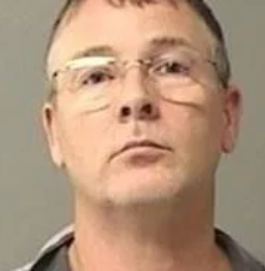
#> input picture test_images/1.png, 265 x 271 px, found by its file name
$ jupyter execute --allow-errors Age_and_Gender_Detection.ipynb   (shell and % lines are left out)
#> lines starting #> are read from the running program, lines starting #| are printed output that depends on the picture
1. Mount Google Drive and Unzip Dataset

[cell 1]
from google.colab import drive
drive.mount('/content/drive')

2. Install Necessary Packages

3. Import Libraries

[cell 2]
import cv2
import numpy as np
import tensorflow as tf
from tensorflow.keras.models import Sequential
from tensorflow.keras.layers import Conv2D, MaxPooling2D, Flatten, Dense, Dropout
from tensorflow.keras.preprocessing.image import img_to_array
from sklearn.model_selection import train_test_split
from sklearn.preprocessing import LabelEncoder
from sklearn.metrics import classification_report, accuracy_score
import os
from glob import glob
import random
import matplotlib.pyplot as plt
import seaborn as sns
import cv2
import numpy as np
import tensorflow as tf
from tensorflow.keras.models import Sequential
from tensorflow.keras.layers import Conv2D, MaxPooling2D, Flatten, Dense, Dropout
from sklearn.model_selection import train_test_split
from sklearn.preprocessing import LabelEncoder
from sklearn.metrics import classification_report, accuracy_score
import os
from glob import glob
import random
import matplotlib.pyplot as plt
import seaborn as sns

4. Set Random Seed for Reproducibility

[cell 3]
random.seed(42)
np.random.seed(42)
tf.random.set_seed(42)
#> (this line was passed over: tensorflow is not available in this run)

5. Load Pre-trained Model for Face Detection

[cell 4]
# Download the Haar Cascade classifier XML file

# Load Pre-trained Model for Face Detection
face_cascade = cv2.CascadeClassifier(cv2.data.haarcascades + 'haarcascade_frontalface_default.xml')

6. Define Labels for Age and Gender

[cell 5]
age_labels = ['(0-2)', '(4-6)', '(8-12)', '(15-20)', '(25-32)', '(38-43)', '(48-53)', '(60-100)']
gender_labels = ['Male', 'Female']

7. Function to Prepare the Image

[cell 6]
def prepare_image(image_path):
    image = cv2.imread(image_path)
#> image is the input picture: shape (271, 265, 3); mean B, G, R 121.8, 146.3, 176.4
    gray = cv2.cvtColor(image, cv2.COLOR_BGR2GRAY)
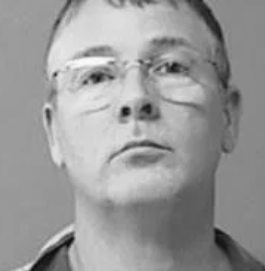
#> gray: shape (271, 265); min 9, max 251, mean 152.5
    faces = face_cascade.detectMultiScale(gray, scaleFactor=1.1, minNeighbors=5, minSize=(30, 30))
#> faces = [[45, 5, 180, 180]]
    if len(faces) == 0:
        return None, None

    for (x, y, w, h) in faces:
        face = image[y:y+h, x:x+w]
        face = cv2.resize(face, (224, 224))
        face = face.astype("float") / 255.0
        face = img_to_array(face)
        face = np.expand_dims(face, axis=0)
        return face, image
#> this loop made 1 pass
#> pass 1, in prepare_image, `face = image[y:y+h, x:x+w]`:
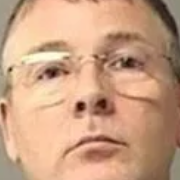
#> face: shape (180, 180, 3); mean B, G, R 130.2, 159.5, 201.7

    return None, None

$ run again, with test_images/2.png copied over test_images/1.png
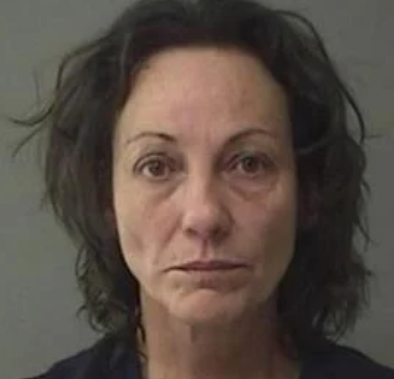
#> input picture test_images/2.png, 394 x 379 px, found by its file name
#> in prepare_image, image is the input picture: shape (379, 394, 3); mean B, G, R 69, 77.6, 89.4
#> in prepare_image, `gray = cv2.cvtColor(image, cv2.COLOR_BGR2GRAY)`:
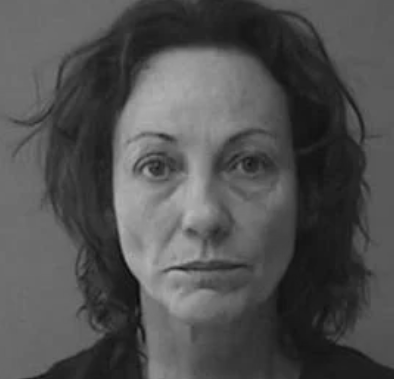
#> gray: shape (379, 394); min 10, max 184, mean 80.2
#> faces = [[77, 66, 250, 250]]
#> the loop in prepare_image, `for (x, y, w, h) in faces:` made 1 pass
#> pass 1, in prepare_image, `face = image[y:y+h, x:x+w]`:
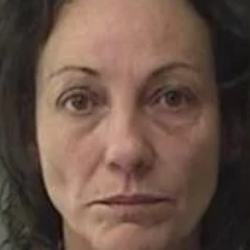
#> face: shape (250, 250, 3); mean B, G, R 70.8, 82.3, 105.8

$ run again, with test_images/4.png copied over test_images/1.png
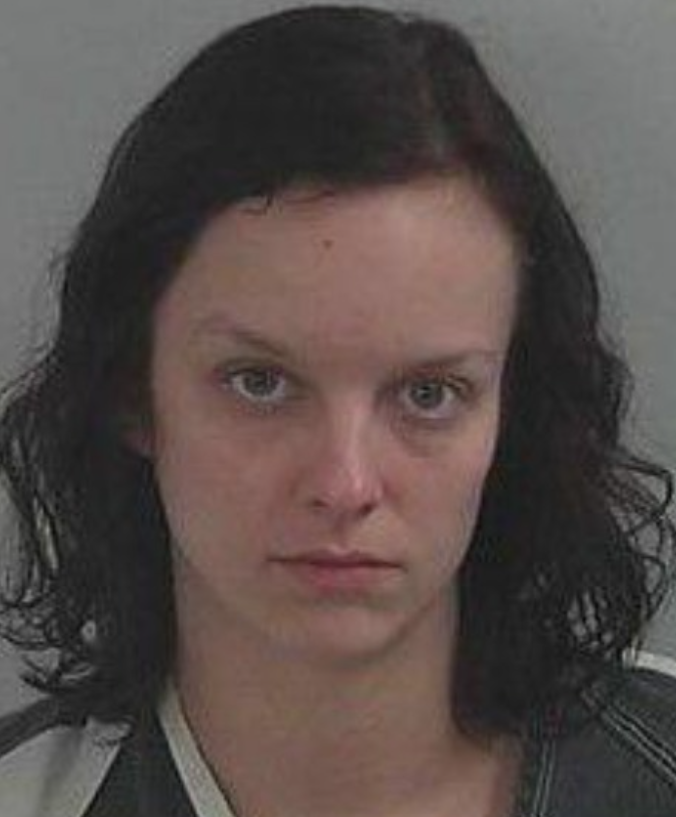
#> input picture test_images/4.png, 676 x 817 px, found by its file name
#> in prepare_image, image is the input picture: shape (817, 676, 3); mean B, G, R 73.6, 76.7, 87
#> in prepare_image, `gray = cv2.cvtColor(image, cv2.COLOR_BGR2GRAY)`:
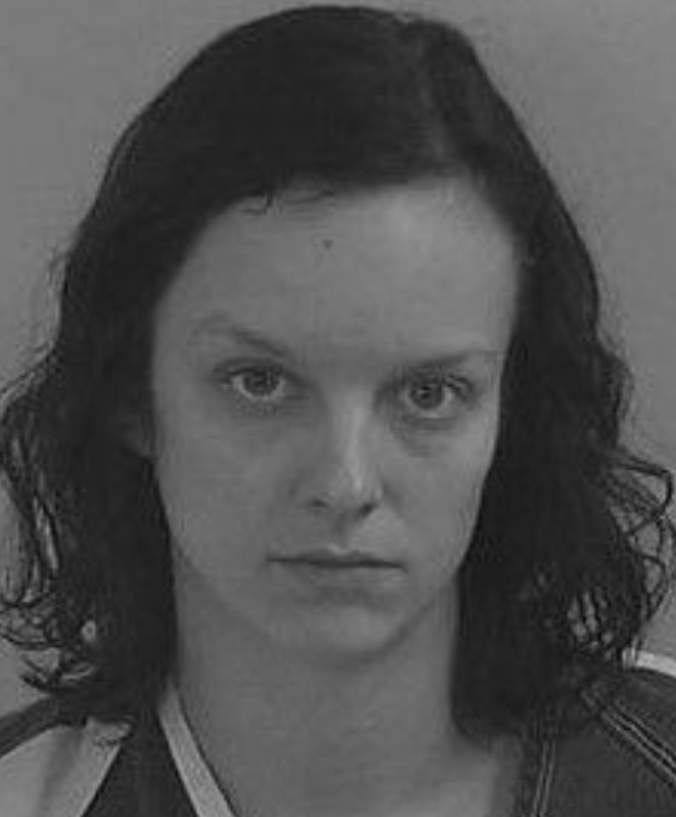
#> gray: shape (817, 676); min 9, max 175, mean 79.4
#> faces = [[106, 217, 462, 462]]
#> the loop in prepare_image, `for (x, y, w, h) in faces:` made 1 pass
#> pass 1, in prepare_image, `face = image[y:y+h, x:x+w]`:
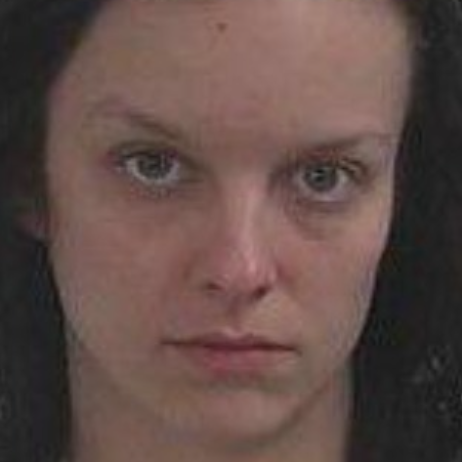
#> face: shape (462, 462, 3); mean B, G, R 71.7, 76.5, 97.5
